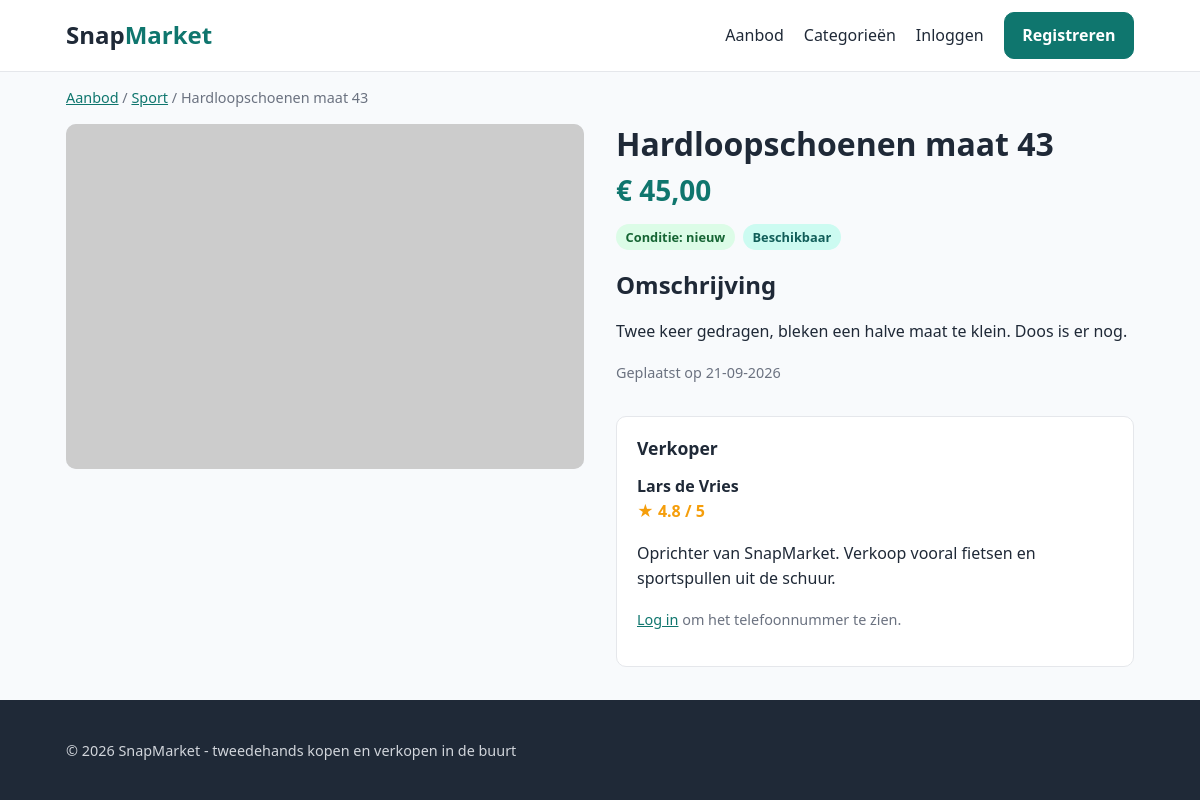
The page /item_detail.php?id=2 on the database its author committed.
### tables this page shows
CREATE TABLE items (
    id INT UNSIGNED NOT NULL AUTO_INCREMENT,
    titel VARCHAR(100) NOT NULL,
    omschrijving TEXT NOT NULL,
    prijs INT UNSIGNED NOT NULL,
    conditie ENUM('nieuw', 'goed', 'redelijk', 'slecht') NOT NULL,
    status ENUM('beschikbaar', 'verkocht') NOT NULL DEFAULT 'beschikbaar',
    foto_url VARCHAR(255) NULL,
    user_id INT UNSIGNED NOT NULL,
    category_id INT UNSIGNED NOT NULL,
    deleted_at DATETIME NULL,
    created_at TIMESTAMP NOT NULL DEFAULT CURRENT_TIMESTAMP,
    PRIMARY KEY (id),
    CONSTRAINT fk_items_user FOREIGN KEY (user_id) REFERENCES users (id),
    CONSTRAINT fk_items_category FOREIGN KEY (category_id) REFERENCES categories (id)
);

CREATE TABLE categories (
    id INT UNSIGNED NOT NULL AUTO_INCREMENT,
    naam VARCHAR(50) NOT NULL,
    omschrijving VARCHAR(255) NOT NULL,
    PRIMARY KEY (id),
    UNIQUE KEY uq_categories_naam (naam)
);

CREATE TABLE users (
    id INT UNSIGNED NOT NULL AUTO_INCREMENT,
    naam VARCHAR(100) NOT NULL,
    email VARCHAR(150) NOT NULL,
    wachtwoord VARCHAR(255) NOT NULL,
    rol ENUM('admin', 'user') NOT NULL DEFAULT 'user',
    created_at TIMESTAMP NOT NULL DEFAULT CURRENT_TIMESTAMP,
    PRIMARY KEY (id),
    UNIQUE KEY uq_users_email (email)
);

CREATE TABLE seller_profiles (
    id INT UNSIGNED NOT NULL AUTO_INCREMENT,
    user_id INT UNSIGNED NOT NULL,
    bio TEXT NULL,
    telefoonnummer VARCHAR(20) NOT NULL,
    beoordelingsscore DECIMAL(2,1) NULL,
    PRIMARY KEY (id),
    UNIQUE KEY uq_seller_profiles_user (user_id),
    CONSTRAINT fk_seller_profiles_user FOREIGN KEY (user_id) REFERENCES users (id) ON DELETE CASCADE
);

### www/functions.php (called while the page is built, shortened)
<?php
function formatPrijs($centen)
{
    return '€ ' . number_format($centen / 100, 2, ',', '.');
}

### www/item_detail.php (the view, shortened to what this page needs)
<?php
require 'database.php';
require 'functions.php';
$id = $_GET['id'];
$sql = "SELECT items.*,
               categories.naam AS categorie_naam,
               users.naam AS verkoper_naam,
               seller_profiles.bio,
               seller_profiles.telefoonnummer,
               seller_profiles.beoordelingsscore
        FROM items
        JOIN categories ON items.category_id = categories.id
        JOIN users ON items.user_id = users.id
        LEFT JOIN seller_profiles ON seller_profiles.user_id = users.id
        WHERE items.id = $id AND items.deleted_at IS NULL";
$stmt = $conn->query($sql);
$item = $stmt->fetch(PDO::FETCH_ASSOC);
require 'header.php';
?>
<main class="container">
    <p class="breadcrumb">
        <a href="items_index.php">Aanbod</a> /
        <a href="items_index.php?category_id=<?php echo $item['category_id']; ?>"><?php echo htmlspecialchars($item['categorie_naam']); ?></a> /
        <?php echo htmlspecialchars($item['titel']); ?>
    </p>
    <div class="detail">
        <div class="detail-image">
            <?php if (!empty($item['foto_url'])) : ?>
                <img src="<?php echo htmlspecialchars($item['foto_url']); ?>" alt="<?php echo htmlspecialchars($item['titel']); ?>">
            <?php else : ?>
                <div class="no-image">Geen foto</div>
            <?php endif; ?>
        </div>
        <div class="detail-info">
            <h1><?php echo htmlspecialchars($item['titel']); ?></h1>
            <p class="price price-large"><?php echo formatPrijs($item['prijs']); ?></p>
            <div class="badges">
                <span class="badge badge-<?php echo htmlspecialchars($item['conditie']); ?>">Conditie: <?php echo htmlspecialchars($item['conditie']); ?></span>
                <?php if ($item['status'] == 'verkocht') : ?>
                    <span class="badge badge-sold">Verkocht</span>
                <?php else : ?>
                    <span class="badge badge-available">Beschikbaar</span>
                <?php endif; ?>
            </div>
            <h2>Omschrijving</h2>
            <p class="description"><?php echo nl2br(htmlspecialchars($item['omschrijving'])); ?></p>
            <p class="muted">Geplaatst op <?php echo date('d-m-Y', strtotime($item['created_at'])); ?></p>
            <aside class="seller">
                <h2>Verkoper</h2>
                <p class="seller-name"><?php echo htmlspecialchars($item['verkoper_naam']); ?></p>
                <?php if ($item['beoordelingsscore'] !== null) : ?>
                    <p class="rating">&#9733; <?php echo htmlspecialchars($item['beoordelingsscore']); ?> / 5</p>
                <?php endif; ?>
                <?php if (!empty($item['bio'])) : ?>
                    <p><?php echo htmlspecialchars($item['bio']); ?></p>
                <?php endif; ?>
                <?php if (isset($_SESSION['user_id'])) : ?>
                    <p>Tel: <?php echo htmlspecialchars($item['telefoonnummer']); ?></p>
                <?php else : ?>
                    <p class="muted"><a href="login.php">Log in</a> om het telefoonnummer te zien.</p>
                <?php endif; ?>
            </aside>
        </div>
    </div>
</main>
<?php require 'footer.php'; ?>

### www/css/style.css (style rules this page uses)
:root { --color-primary: #0f766e; --color-primary-dark: #115e59; --color-accent: #f59e0b; --color-text: #1f2937; --color-muted: #6b7280; --color-border: #e5e7eb; --color-bg: #f8fafc; --color-white: #ffffff; --color-error: #b91c1c; --color-success: #15803d; --radius: 10px; --shadow: 0 1px 3px rgba(0, 0, 0, 0.08), 0 4px 12px rgba(0, 0, 0, 0.04); }
* { box-sizing: border-box; }
body { margin: 0; font-family: system-ui, -apple-system, "Segoe UI", Roboto, sans-serif; color: var(--color-text); background: var(--color-bg); line-height: 1.6; display: flex; flex-direction: column; min-height: 100vh; }
main { flex: 1; padding-top: 2rem; padding-bottom: 3rem; }
a { color: var(--color-primary); }
h1, h2, h3 { line-height: 1.25; }
img { max-width: 100%; display: block; }
.container { width: 100%; max-width: 1100px; margin: 0 auto; padding: 0 1rem; }
.muted { color: var(--color-muted); font-size: 0.9rem; }
.breadcrumb { font-size: 0.9rem; color: var(--color-muted); }
.price { font-weight: 700; color: var(--color-primary); }
.price-large { font-size: 1.75rem; margin: 0.25rem 0 0.75rem; }
.badges { display: flex; gap: 0.5rem; flex-wrap: wrap; }
.badge { display: inline-block; padding: 0.15rem 0.6rem; border-radius: 999px; font-size: 0.8rem; font-weight: 600; background: var(--color-border); }
.badge-nieuw { background: #dcfce7; color: #166534; }
.badge-available { background: #ccfbf1; color: var(--color-primary-dark); }
.detail { display: grid; grid-template-columns: 1fr 1fr; gap: 2rem; align-items: start; }
.detail-image { aspect-ratio: 3 / 2; border-radius: var(--radius); overflow: hidden; background: var(--color-border); }
.detail-info h1 { margin: 0; }
.description { white-space: normal; }
.seller { margin-top: 2rem; padding: 1.25rem; background: var(--color-white); border: 1px solid var(--color-border); border-radius: var(--radius); }
.seller h2 { margin-top: 0; font-size: 1.1rem; }
.seller-name { font-weight: 700; margin: 0; }
.rating { color: var(--color-accent); font-weight: 700; margin: 0; }
.detail-image img { width: 100%; height: 100%; object-fit: cover; }

### rows shown on the page
items: category.naam "Sport", titel "Hardloopschoenen maat 43", prijs "€ 45,00", conditie "nieuw", omschrijving "Twee keer gedragen, bleken een halve maat te klein. Doos is er nog.", created_at "21-09-2026", user.naam "Lars de Vries", seller_profiles.beoordelingsscore "4.8", seller_profiles.bio "Oprichter van SnapMarket. Verkoop vooral fietsen en sportspullen uit de schuur."
